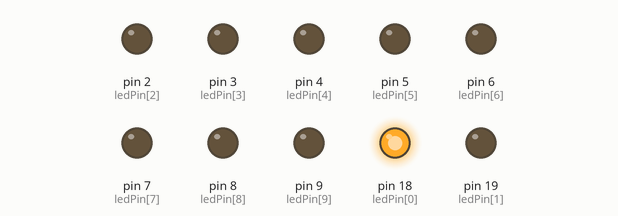
Simulated run of this sketch. Board: Arduino Uno, built with avr-gcc and run on an emulated ATmega328P. Shown: output pins drawn as LEDs (lit = HIGH).

Above: at 0.05 s.
At 1.25 s:
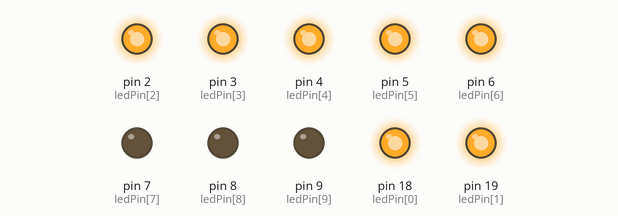
At 2.4 s:
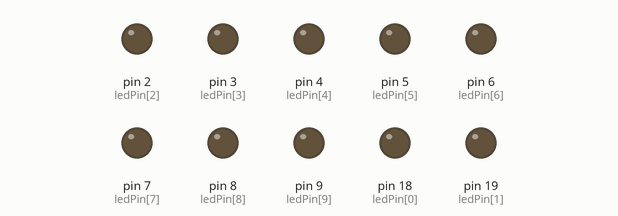
At 3.65 s:
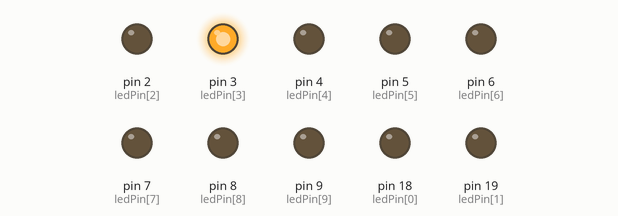
At 4.85 s:
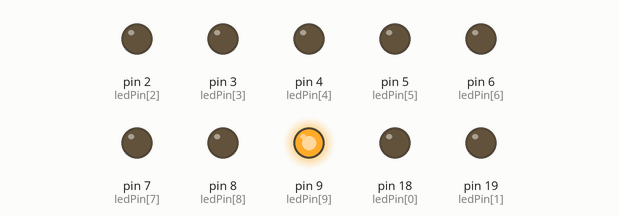
At 7.65 s:
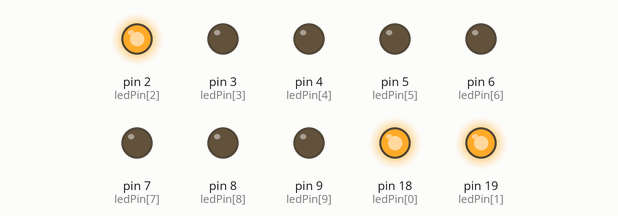
Timing chart, 0 to 8.0 s (numbered marks = the images above):
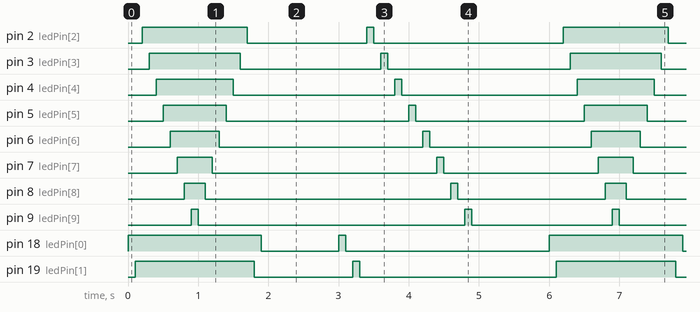

The sketch:

Balkenanzeige.ino
```cpp
// (licence header left out)
#define Verzoegerungszeit 100
#define Zeit 1000

int ledPin[] = {18,19,2,3,4,5,6,7,8,9};

void setup(){
             for (int i =0;i<10;i++){
                  pinMode(ledPin[i], OUTPUT);
			     }
            }

void loop(){

  AufUnten();
  delay(Zeit);
  OneAtTime();
  delay(Zeit);

}

void AufUnten(){
                for (int i =0;i<10;i++){
                     digitalWrite(ledPin[i], HIGH);
                     delay(Verzoegerungszeit);
                    }

                 for (int i=9;i>=0;i--){
                      digitalWrite(ledPin[i], LOW);
                      delay(Verzoegerungszeit);
                    }
                }

void OneAtTime(){
                 for (int i =0;i<10;i++){
                      digitalWrite(ledPin[i], HIGH);
                      delay(Verzoegerungszeit);
                      digitalWrite(ledPin[i], LOW);
                      delay(Verzoegerungszeit);
                     }
                }
```

Measured:
- by itself, pin 2 (ledPin[2]): repeats every 6.0 s: LOW 1.7 s, HIGH 0.10 s, LOW 2.7 s, HIGH 1.5 s
- by itself, pin 3 (ledPin[3]): repeats every 6.0 s: LOW 2.0 s, HIGH 0.10 s, LOW 2.6 s, HIGH 1.3 s
- by itself, pin 4 (ledPin[4]): repeats every 6.0 s: LOW 2.3 s, HIGH 0.10 s, LOW 2.5 s, HIGH 1.1 s
- by itself, pin 5 (ledPin[5]): repeats every 6.0 s: LOW 2.6 s, HIGH 0.10 s, LOW 2.4 s, HIGH 0.90 s
- by itself, pin 6 (ledPin[6]): repeats every 6.0 s: LOW 2.9 s, HIGH 0.10 s, LOW 2.3 s, HIGH 0.70 s
- by itself, pin 7 (ledPin[7]): repeats every 6.0 s: LOW 3.2 s, HIGH 0.10 s, LOW 2.2 s, HIGH 0.50 s
- by itself, pin 8 (ledPin[8]): repeats every 6.0 s: LOW 3.5 s, HIGH 0.10 s, LOW 2.1 s, HIGH 0.30 s
- by itself, pin 9 (ledPin[9]): repeats every 6.0 s: LOW 3.8 s, HIGH 0.10 s, LOW 2.0 s, HIGH 0.10 s
